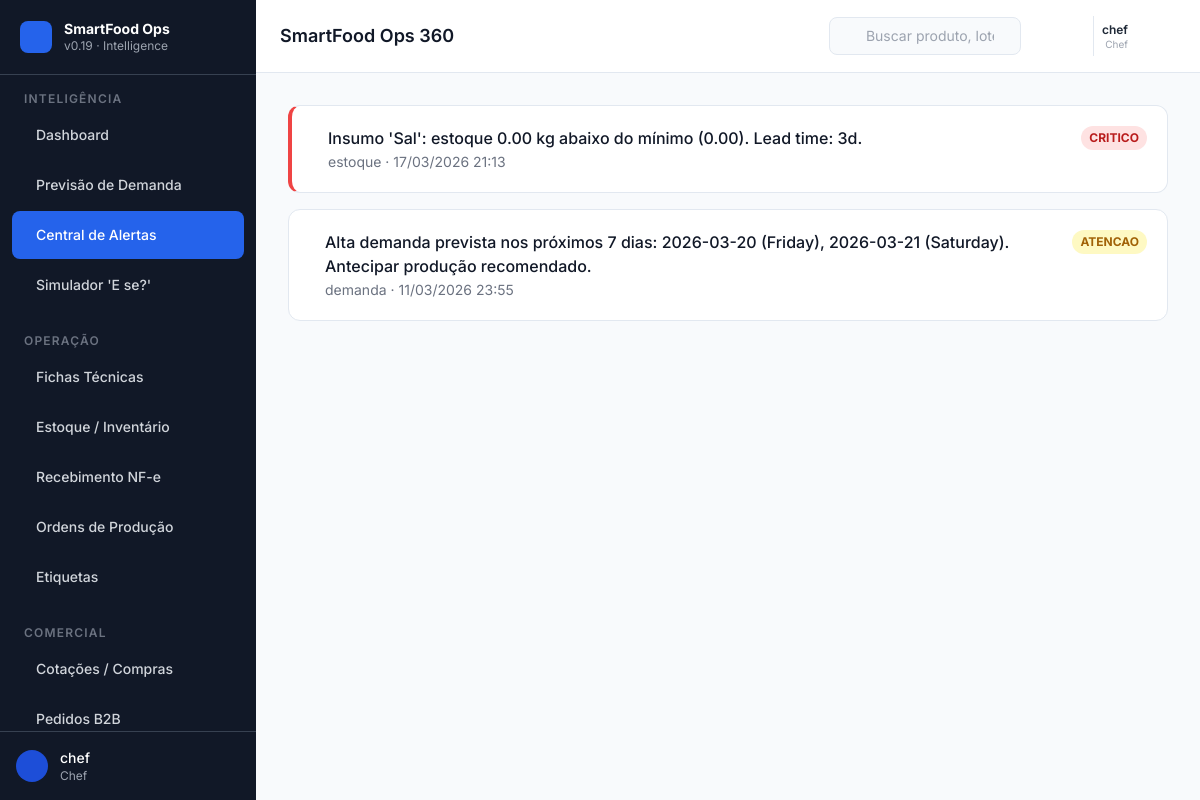
/intelligence/alerts (signed in), run on the app's committed database.
### models.py (models this page shows)
class TimestampMixin:
    created_at = Column(DateTime(timezone=True), server_default=func.now())
    updated_at = Column(DateTime(timezone=True), onupdate=func.now())

class SystemAlert(Base, TimestampMixin):
    __tablename__ = "system_alerts"
    id = Column(GUID(), primary_key=True, default=uuid.uuid4)
    tipo = Column(String)
    categoria = Column(String)  # financeiro|estoque|producao|capacidade|demanda|comercial|qualidade
    produto_id = Column(GUID(), ForeignKey("products.id"), nullable=True)
    supply_id = Column(GUID(), ForeignKey("supplies.id"), nullable=True)
    ingredient_id = Column(GUID(), ForeignKey("ingredients.id"), nullable=True)  # REQ-04: rastreabilidade de alertas de insumo
    mensagem = Column(Text)
    severidade = Column(String)  # critico|atencao|info
    status = Column(String)  # ativo|resolvido|snoozed
    resolvido_em = Column(DateTime)
    snoozed_until = Column(DateTime, nullable=True)
    last_notified_at = Column(DateTime, nullable=True)

### routers/ui_dashboard.py (the view)
@router.get("/intelligence/alerts", response_class=HTMLResponse)
def alerts_page(request: Request, db: Session = Depends(get_db), _=AdminOrChef):
    from models import SystemAlert
    alertas = (
        db.query(SystemAlert)
        .filter(SystemAlert.status == "ativo")
        .order_by(SystemAlert.created_at.desc())
        .limit(100)
        .all()
    )
    return templates.TemplateResponse(
        "intelligence/alerts.html",
        _ctx(request, alertas=alertas),
    )

### templates/intelligence/alerts.html (shortened to what this page needs)
{% extends "base.html" %}
{% block content %}
<div class="space-y-4">
  {% if alertas %}
    {% for a in alertas %}
    <div class="bg-white rounded-xl border border-slate-200 p-5 flex items-start gap-4
                {% if a.severidade == 'critico' %}border-l-4 border-l-red-500{% endif %}">
      <div class="flex-1 min-w-0">
        <p class="font-medium text-gray-900">{{ a.mensagem or a.tipo }}</p>
        <p class="text-sm text-gray-500 mt-0.5">{{ a.categoria }} · {{ a.created_at.strftime('%d/%m/%Y %H:%M') if a.created_at else "" }}</p>
      </div>
      <span class="shrink-0 text-xs font-bold px-2 py-1 rounded-full
                   {% if a.severidade == 'critico' %}bg-red-100 text-red-700
                   {% elif a.severidade == 'atencao' %}bg-yellow-100 text-yellow-700
                   {% else %}bg-blue-100 text-blue-700{% endif %}">
        {{ (a.severidade or "info") | upper }}
      </span>
    </div>
    {% endfor %}
  {% endif %}
</div>
{% endblock %}

### templates/base.html (shortened to what this page needs)
<!DOCTYPE html>
<html lang="pt-BR" x-data="appState()" x-init="init()">
<head>
  <script src="https://cdn.tailwindcss.com"></script>
  <link rel="stylesheet" href="https://cdn.jsdelivr.net/npm/nprogress@0.2.0/nprogress.css" />
</head>
<body class="bg-slate-50 text-gray-800 antialiased"
      hx-boost="true">
  <div class="flex h-screen overflow-hidden" :class="{ 'pt-8': isOffline }">
    {% include "includes/sidebar.html" %}
    <div class="flex-1 flex flex-col overflow-hidden min-w-0">
      {% include "includes/topbar.html" %}
      <main id="main-content"
            class="flex-1 overflow-y-auto p-4 md:p-6 lg:p-8">
        {% block content %}{% endblock %}
      </main>
    </div>
  </div>
</body>
</html>

### templates/includes/sidebar.html (shortened to what this page needs)
<aside id="sidebar"
       :class="sidebarOpen ? 'translate-x-0' : '-translate-x-full md:translate-x-0'"
       class="fixed md:relative z-40 w-64 h-full bg-gray-900 text-white
              flex flex-col transition-transform duration-300 ease-in-out shrink-0">
  <div class="flex items-center gap-3 px-5 py-5 border-b border-gray-700">
    <div class="w-8 h-8 bg-blue-600 rounded-lg flex items-center justify-center shrink-0">
    </div>
    <div class="min-w-0">
      <p class="font-bold text-sm leading-tight text-white truncate">SmartFood Ops</p>
      <p class="text-xs text-gray-400 truncate">v0.19 · Intelligence</p>
    </div>
  </div>
  <nav class="flex-1 overflow-y-auto py-4 px-3 space-y-6" aria-label="Navegação principal">
    {% macro nav_item(label, icon, url, badge=None) %}
    <a href="{{ url }}"
       hx-get="{{ url }}"
       hx-target="#main-content"
       hx-select="#main-content"
       hx-swap="innerHTML"
       hx-push-url="true"
       @click="activeNav = '{{ url }}'; if(window.innerWidth < 768) sidebarOpen = false"
       :class="activeNav === '{{ url }}' || activeNav.startsWith('{{ url }}/') ?
                 'bg-blue-600 text-white' :
                 'text-gray-300 hover:bg-gray-800 hover:text-white'"
       class="flex items-center gap-3 px-3 py-2.5 rounded-lg text-sm font-medium
              transition-colors duration-150 group min-h-[48px]"
       aria-label="{{ label }}">
      <span class="truncate flex-1">{{ label }}</span>
    </a>
    {% endmacro %}
    {% macro nav_section(title) %}
    <p class="px-3 text-xs font-semibold text-gray-500 uppercase tracking-widest mb-1">
      {{ title }}
    </p>
    {% endmacro %}
    {% set perfil = request.session.get('user_perfil', '') %}
    {% if perfil in ('admin', 'chef') %}
    <div>
      {{ nav_section("Inteligência") }}
      <div class="space-y-0.5">
        {{ nav_item("Dashboard",             "squares-four",   "/dashboard") }}
        {{ nav_item("Previsão de Demanda",   "chart-line-up",  "/intelligence/forecast") }}
        {{ nav_item("Central de Alertas",    "bell-ringing",   "/intelligence/alerts") }}
        {{ nav_item("Simulador 'E se?'",     "flask",          "/intelligence/simulator") }}
      </div>
    </div>
    <div>
      {{ nav_section("Operação") }}
      <div class="space-y-0.5">
        {{ nav_item("Fichas Técnicas",       "notebook",       "/operations/bom") }}
        {{ nav_item("Estoque / Inventário",  "package",        "/operations/inventory") }}
        {{ nav_item("Recebimento NF-e",      "truck",          "/operations/receiving") }}
        {{ nav_item("Ordens de Produção",    "factory",        "/operations/production") }}
        {{ nav_item("Etiquetas",             "tag",            "/operations/labels") }}
      </div>
    </div>
    <div>
      {{ nav_section("Comercial") }}
      <div class="space-y-0.5">
        {{ nav_item("Cotações / Compras",    "shopping-cart",    "/commercial/purchasing") }}
        {{ nav_item("Pedidos B2B",           "clipboard-text",   "/commercial/orders") }}
      </div>
    </div>
    {% endif %}
  </nav>
  <div class="px-4 py-4 border-t border-gray-700">
    <div class="flex items-center gap-3">
      <div class="w-8 h-8 bg-blue-700 rounded-full flex items-center justify-center shrink-0">
      </div>
      <div class="min-w-0">
        <p class="text-sm font-medium text-white truncate">{{ request.session.get('user_nome', 'Utilizador') }}</p>
        <p class="text-xs text-gray-400 truncate capitalize">{{ request.session.get('user_perfil', '') }}</p>
      </div>
    </div>
  </div>
</aside>

### templates/includes/topbar.html (shortened to what this page needs)
<header class="bg-white border-b border-slate-200 px-4 md:px-6 py-3
               flex items-center gap-3 shrink-0 z-20 sticky top-0">
  <div class="flex-1 min-w-0">
    <h1 id="page-title"
        class="text-base md:text-lg font-semibold text-gray-900 truncate">
      {% block page_title %}SmartFood Ops 360{% endblock %}
    </h1>
  </div>
  <div class="hidden lg:flex items-center"
       x-data="{ searchOpen: false }">
    <div :class="searchOpen ? 'w-72' : 'w-48'"
         class="relative transition-all duration-200">
      <input type="search"
             placeholder="Buscar produto, lote, cliente..."
             class="w-full pl-9 pr-3 py-2 text-sm bg-slate-50 border border-slate-200
                    rounded-lg placeholder-gray-400 focus:outline-none focus:ring-2
                    focus:ring-blue-500 focus:border-transparent"
             @focus="searchOpen = true"
             @blur="searchOpen = false"
             aria-label="Busca global" />
    </div>
  </div>
  <div class="relative" x-data="{ alertsOpen: false }">
    <button @click="alertsOpen = !alertsOpen"
            @keydown.escape="alertsOpen = false"
            class="relative p-2 text-gray-500 hover:text-gray-800 hover:bg-slate-100
                   rounded-lg transition-colors min-h-[48px] min-w-[48px]
                   flex items-center justify-center"
            aria-label="Alertas ativos"
            aria-haspopup="true"
            :aria-expanded="alertsOpen">
    </button>
  </div>
  {% set session_nome = request.session.get('user_nome', '') %}
  {% if session_nome %}
  <div class="flex items-center gap-2 pl-2 border-l border-slate-200">
    <div class="hidden sm:flex flex-col items-end leading-tight">
      <span class="text-xs font-semibold text-gray-800">{{ session_nome }}</span>
      <span class="text-[10px] text-gray-400 capitalize">{{ request.session.get('user_perfil', '') }}</span>
    </div>
    <a href="/logout"
       class="p-2 text-gray-500 hover:text-red-600 hover:bg-red-50 rounded-lg transition-colors
              min-h-[40px] min-w-[40px] flex items-center justify-center"
       title="Terminar sessão"
       aria-label="Terminar sessão">
    </a>
  </div>
  {% endif %}
</header>

### templates/base.html (style rules this page uses)
body { font-family: 'Inter', system-ui, sans-serif; }
#main-content { scroll-behavior: smooth; }

### data on the page
SystemAlert: mensagem "Insumo 'Sal': estoque 0.00 kg abaixo do mínimo (0.00). Lead time: 3d.", categoria "estoque", created_at "17/03/2026 21:13", severidade "CRITICO"
SystemAlert: mensagem "Alta demanda prevista nos próximos 7 dias: 2026-03-20 (Friday), 2026-03-21 (Saturday). Antecipar produção recomendado.", categoria "demanda", created_at "11/03/2026 23:55", severidade "ATENCAO"

### other printed values
{{ title }} "INTELIGÊNCIA OPERAÇÃO COMERCIAL"
{{ label }} "Dashboard Previsão de Demanda Central de Alertas Simulador 'E se?' Fichas Técnicas Estoque / Inventário Recebimento NF-e Ordens de Produção Etiquetas Cotações / Compras Pedidos B2B"
{{ request.session.get('user_nome', 'Utilizador') }} "chef"
{{ request.session.get('user_perfil', '') }} "Chef"
{{ session_nome }} "chef"
